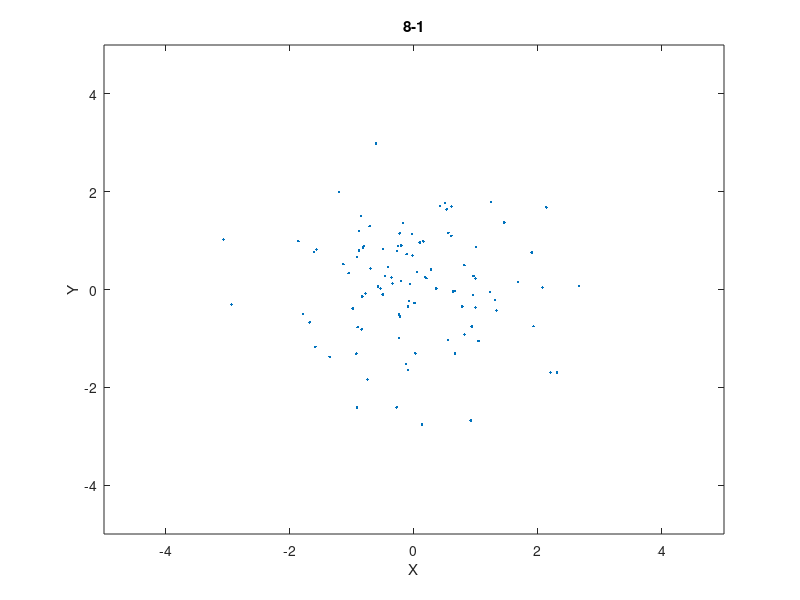
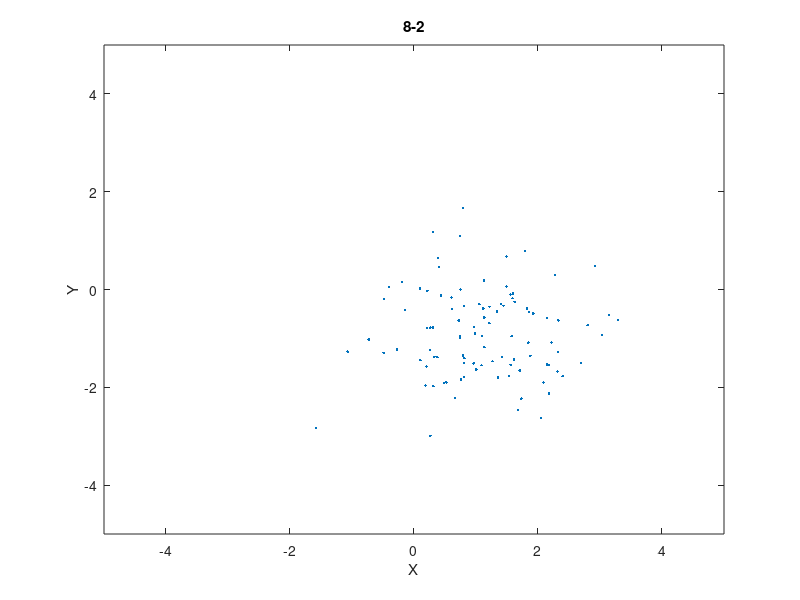
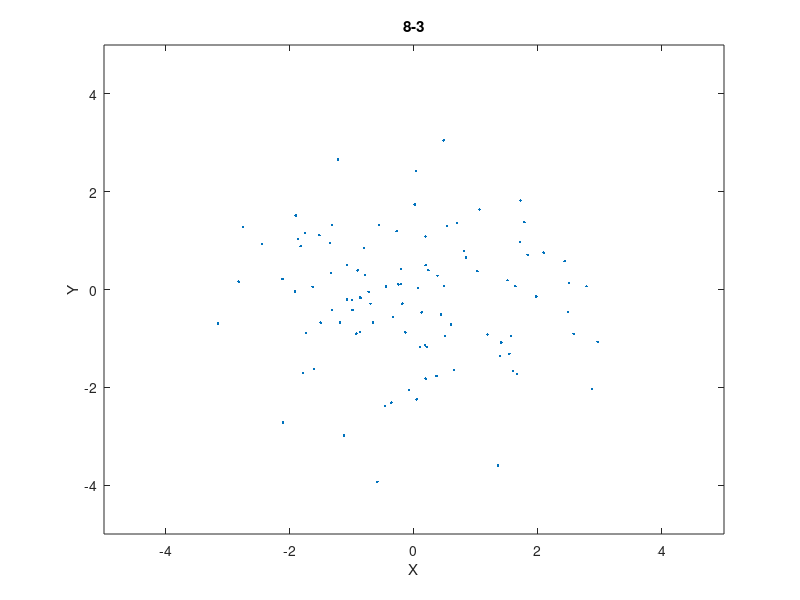
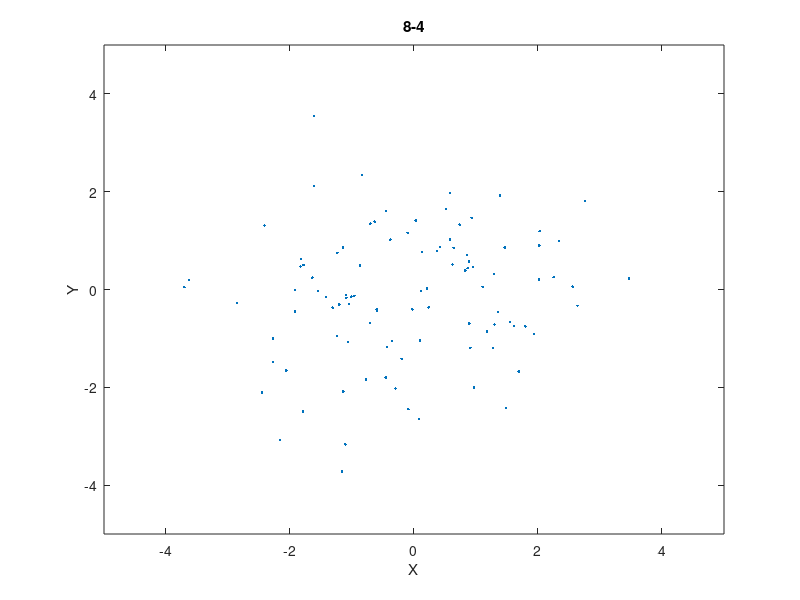

Source code (MATLAB) for these figures, in order:
clear
close all
clc

xmin = -5;
xmax = 5;
ymin = -5;
ymax = 5;

i = 1;
%% Q1
cov = [1 0;0 1];
mu = [0;0];
output = mvnrnd(mu,cov,100);

figure();
pt1 = plot(output(:,1),output(:,2),'.');
axis([xmin,xmax,ymin,ymax]);
xlabel('X');
ylabel('Y');
title(['8-',num2str(i)]);
%scatter(output(:,1),output(:,2));
filename = ['hw1-8-',num2str(i),'.jpg']
saveas(pt1,filename,'jpg');

i = i + 1;
%% Q2
cov = [1 0;0 1];
mu = [1;-1];
output = mvnrnd(mu,cov,100);

figure();
pt1 = plot(output(:,1),output(:,2),'.');
axis([xmin,xmax,ymin,ymax]);
xlabel('X');
ylabel('Y');
title(['8-',num2str(i)]);
%scatter(output(:,1),output(:,2));
filename = ['hw1-8-',num2str(i),'.jpg']
saveas(pt1,filename,'jpg');

i = i + 1;

%% Q3
cov = [2 0;0 2];
mu = [0;0];
output = mvnrnd(mu,cov,100);

figure();
pt1 = plot(output(:,1),output(:,2),'.');
axis([xmin,xmax,ymin,ymax]);
xlabel('X');
ylabel('Y');
title(['8-',num2str(i)]);
%scatter(output(:,1),output(:,2));
filename = ['hw1-8-',num2str(i),'.jpg']
saveas(pt1,filename,'jpg');

i = i + 1;

%% Q4
cov = [2 0.2;0.2 2];
mu = [0;0];
output = mvnrnd(mu,cov,100);

figure();
pt1 = plot(output(:,1),output(:,2),'.');
axis([xmin,xmax,ymin,ymax]);
xlabel('X');
ylabel('Y');
title(['8-',num2str(i)]);
%scatter(output(:,1),output(:,2));
filename = ['hw1-8-',num2str(i),'.jpg']
saveas(pt1,filename,'jpg');

i = i + 1;

%% Q5
cov = [2 -0.2;-0.2 2];
mu = [0;0];
output = mvnrnd(mu,cov,100);

figure();
pt1 = plot(output(:,1),output(:,2),'.');
axis([xmin,xmax,ymin,ymax]);
xlabel('X');
ylabel('Y');
title(['8-',num2str(i)]);
%scatter(output(:,1),output(:,2));
filename = ['hw1-8-',num2str(i),'.jpg']
saveas(pt1,filename,'jpg');

i = i + 1;

